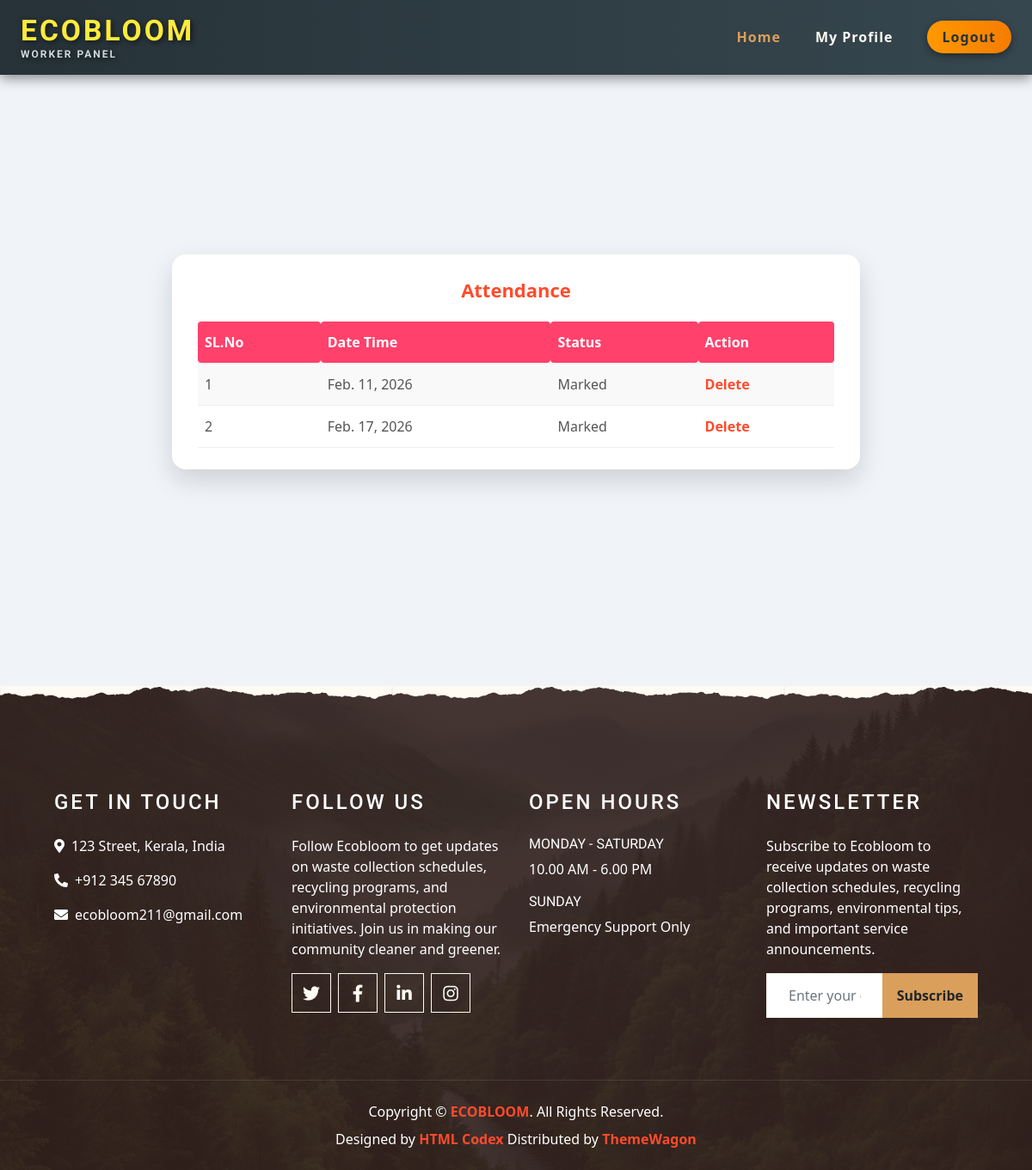
The app's page /worker/MyAttendence/ (signed in), older data.
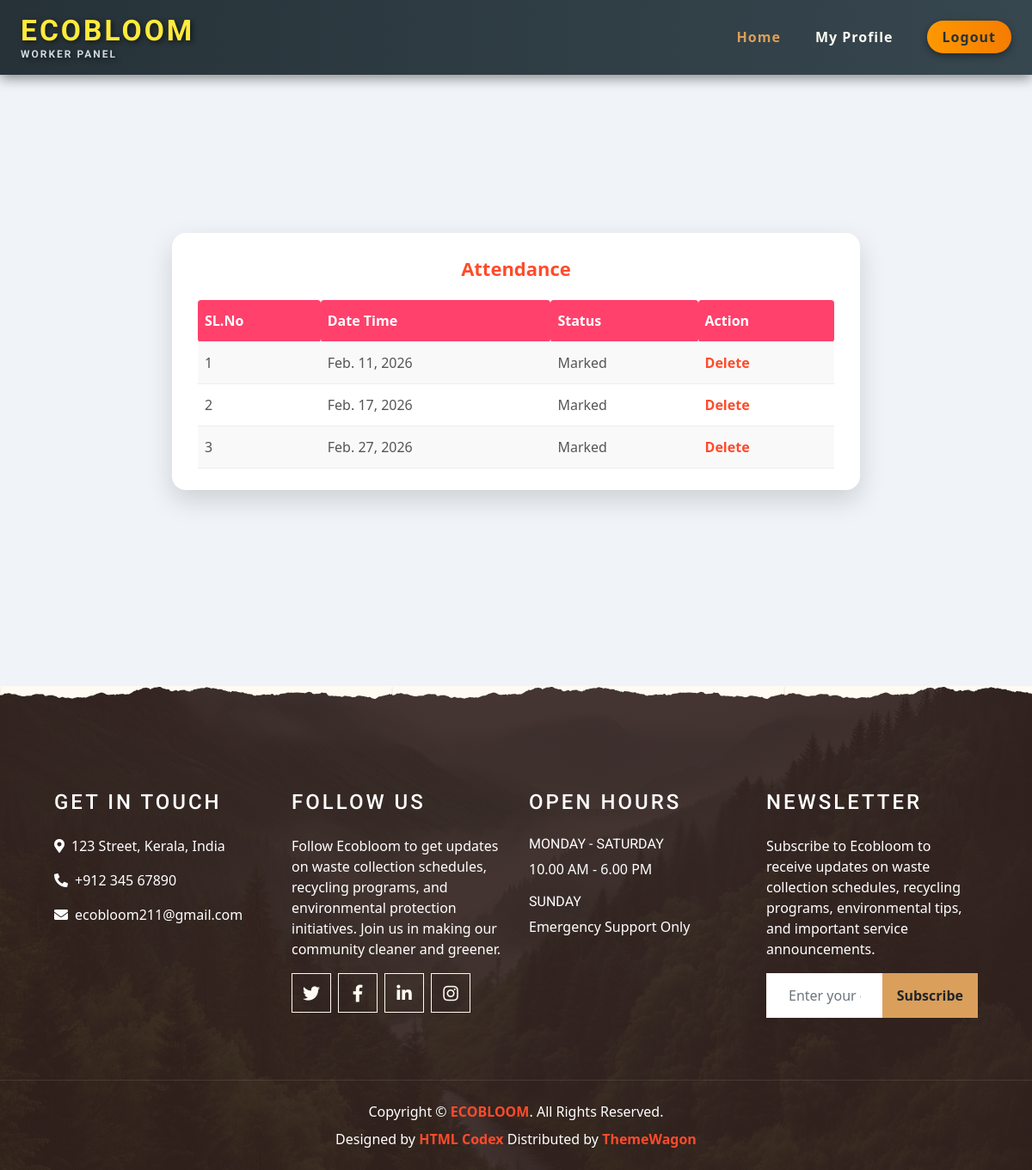
The same page, newer data.
### worker/models.py (models this page shows)
class tbl_workerattendence(models.Model):
    workerattendence_datetime=models.DateField(auto_now_add=True)
    workerattendence_status=models.IntegerField(default=0)
    worker_id=models.ForeignKey(tbl_worker, on_delete=models.CASCADE)

### worker/views.py (the view)
# urls.py: path('MyAttendence/',views.MyAttendence,name="MyAttendence"),
def MyAttendence(request):
    if "wid" not in request.session:
        return redirect("Guest:Login")
    else:
        workerId=tbl_worker.objects.get(id=request.session['wid'])
        workerdata=tbl_workerattendence.objects.filter(workerattendence_status=1,worker_id=workerId)
        return render(request,"worker/MyAttendence.html",{'workerdata':workerdata})

### worker/Templates/Worker/MyAttendence.html (shortened to what this page needs)
{% extends 'worker/Head.html' %}
{% block content %}
<div class="attendance-container">
    <div class="attendance-card">
        <div class="attendance-title">Attendance</div>
        <form action="" method="post">
            <table>
                <tr>
                    <th>SL.No</th>
                    <th>Date Time</th>
                    <th>Status</th>
                    <th colspan="2">Action</th>
                </tr>
                {% for i in workerdata %}
                <tr>
                    <td>{{forloop.counter}}</td>
                    <td>{{i.workerattendence_datetime}}</td>
                    <td>{% if i.workerattendence_status == 1 %}Marked{% endif %}</td>
                    <td><a href="{% url 'worker:delattendence' i.id %}">Delete</a></td>
                </tr>
                {% endfor %}
            </table>
        </form>
    </div>
</div>
{% endblock content %}

Row changes from the older to the newer data that the page shows:
added tbl_workerattendence: workerattendence_datetime "Feb. 27, 2026", workerattendence_status "Marked"
